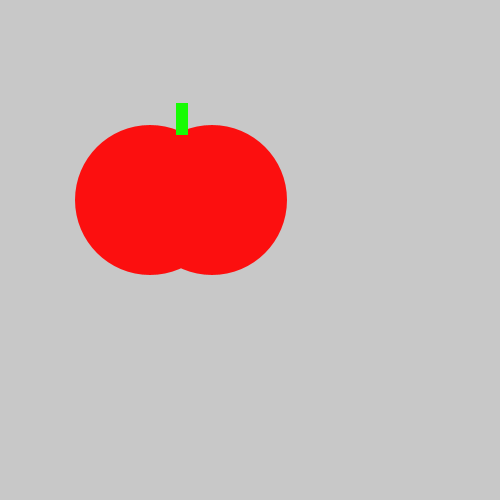
Frame 1 (no input)
Frame 60 (the mouse pressed at the canvas centre just before this capture): identical to frame 1, image omitted
Frame 120 (the mouse held since frame 60 and released just before this capture): identical to frame 1, image omitted

The Processing sketch that drew this single still picture (run headless with seeded random() and noise(); from frame 60 on, the mouse is pressed at the canvas centre):

// Processing sketch: Tasty_Tomato
// ── Tasty_Tomato.pde
void setup() {
    size(500, 500);
}
void draw() {
    background(200, 200, 200);
    noStroke();
    fill(#FC0F0F);
    ellipse(150, 200, 150, 150);
    ellipse(212, 200, 150, 150);
    fill(#16FC03);
    rect(176, 103, 12, 32);
} 
